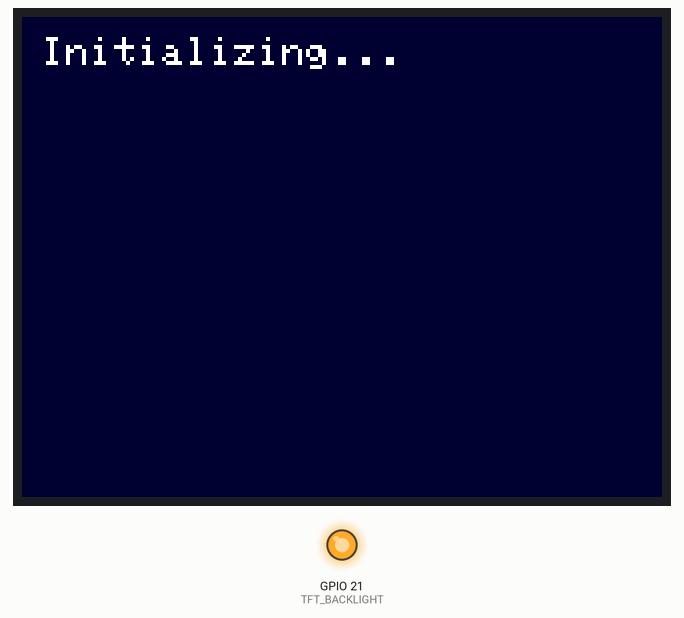
This sketch was run on a simulated ESP32. Parts: 320×240 colour display, output pins drawn as LEDs (lit = HIGH). WiFi joins after 1.5 s; servers stay silent unless stated; the local clock reads 2024-03-15 10:24:30 at power-on unless the sketch sets it; what the sketch prints to the serial monitor is not drawn.

Above: at 1.3 s.
At 2.98 s:
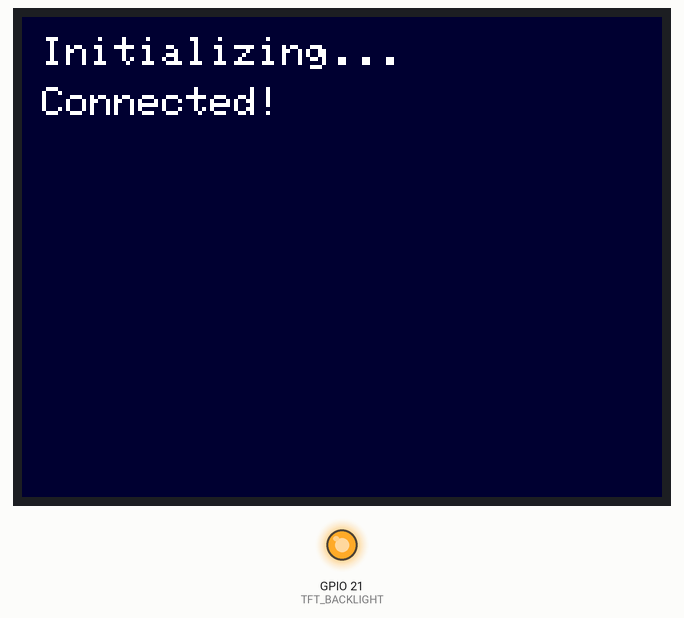

The sketch:

wxaq_cyd.ino
```cpp
/*
 * Wxaq_cyd -- Weather information aggregator built using the ESP32-2432S028R, affectionately
 * known as the "Cheap Yellow Display (CYD) board".
 *

 * Retrieves the latest envirnomental sensor data recorded by my home-built weather station (WX)
 * and Air Quality (AQ) monitoring devices, both of which use Dweet.io to publish their most recent
 * readings.
 *
 * Designed to make it easy to deploy a glanceable weather and air quality monitoring station
 * anywhere there's power and WiFi, without needing any attached sensors.
 *
 * Author: David Bryant (david@disquiry.com)
 */

// Load local configuration information, including hardware connections
#include "config.h"
#include "secrets.h"

#include <WiFi.h>
#include <HTTPClient.h>
#include <ArduinoJson.h>
#include <SPI.h>
#include "time.h"

// Note: the ESP32 has 2 SPI ports, to have ESP32-2432S028R work with the TFT and Touch
// on different SPI ports each needs to be defined and passed to the library
SPIClass hspi = SPIClass(HSPI);
SPIClass vspi = SPIClass(VSPI);

#include "Adafruit_ILI9341.h"
Adafruit_ILI9341 display = Adafruit_ILI9341(&hspi, TFT_DC, TFT_CS, TFT_RST);
// works without SPIClass call, slower
// Adafruit_ILI9341 display = Adafruit_ILI9341(TFT_CS, TFT_DC, TFT_MOSI, TFT_SCLK, TFT_RST, TFT_MISO);
#include <XPT2046_Touchscreen.h>
XPT2046_Touchscreen ts(XPT2046_CS,XPT2046_IRQ);

// Include fonts for display
#include <Fonts/FreeSans9pt7b.h>
#include <Fonts/FreeSans12pt7b.h>
#include <Fonts/FreeSans18pt7b.h>
#include <Fonts/FreeSans24pt7b.h>

typedef struct envData {
  // Weather station data
  float outdoorTempF;
  float indoorTempF;
  float barometer;
  float windgust;
  float rainfall;
  String wxTimestamp;
  uint32_t wxEpochTime;
  bool wxAvailable;

  // AQI Monitor data
  float aqi;
  float vocIndex;
  float humidity;
  float aqTempF;   // Internal monitor temperature
  String aqTimestamp;
  uint32_t aqEpochTime;
  bool aqAvailable;

  String currentTimestamp;
  uint32_t currentEpochTime;  // To aid in checking for delayed data
} envData;
envData sensorData;

void setup() {
  Serial.begin(115200);
  delay(1000);   // Give Serial port time to connect (but works if no USB connection)
  // while (!Serial) {  // Beware: infinite loop if no USB connection at all
  //  delay(10);
  // }

  //  Initialize screen
  pinMode(TFT_BACKLIGHT, OUTPUT);
  digitalWrite(TFT_BACKLIGHT, HIGH);
  display.begin();
  display.setRotation(screenRotation);
  display.setTextWrap(false);
  display.setTextColor(ILI9341_WHITE);
  display.setFont();
  display.setTextSize(2);
  display.fillScreen(SCREEN_BACKGROUND); // Erase screen to background color
  display.setCursor(10,10);
  display.print("Initializing...");


  // Connect to network via WiFi
  Serial.print("Connecting to ");
  Serial.println(WIFI_SSID);

  WiFi.begin(WIFI_SSID, WIFI_PASS);
  while (WiFi.status() != WL_CONNECTED) {
      delay(500);
      Serial.print(".");
  }

  Serial.println("");
  Serial.print("WiFi connected, IP address: ");
  Serial.print(WiFi.localIP());
  Serial.print(", WiFi RSSI: ");
  Serial.println(WiFi.RSSI());

  // Configure time retrieval via NTP server
  configTime(gmtOffset_sec, daylightOffset_sec, ntpServer);

  // Initialize key data storage attributes to indicate we don't yet have data
  sensorData.wxAvailable = false;
  sensorData.aqAvailable = false;
  sensorData.wxEpochTime = sensorData.aqEpochTime = sensorData.currentEpochTime = 0;

  display.setCursor(10,35);
  display.print("Connected!");
  display.setTextSize(1);
}

uint32_t counter = 1;

void loop() {
  // Try getting latest dweet for a test device
  HTTPClient http;
  StaticJsonDocument<400> dweetdoc;
  int httpResponseCode;
  String dweeturl, payload;
  DeserializationError error;

  // Load latest dweets (if available)
  Serial.println("Load latest WX dweet");
  loadWxDweet();
  Serial.println("Load latest AQ dweet");
  loadAqDweet();
  counter++;

  // Retrieve current local time from NTP
  fetchLocalTime();
  Serial.print("Time: "); Serial.print(sensorData.currentEpochTime);
  Serial.print(", WX delay = "); Serial.print(sensorData.currentEpochTime-sensorData.wxEpochTime);
  Serial.print(", AQ delay = "); Serial.println(sensorData.currentEpochTime-sensorData.aqEpochTime);

    // We have all the data & time info, so update the screen
  Serial.println("Update screen");
  updateScreen();

  delay(300000);
}

// This anticipates the day when there are multiple screens to cycle through
void updateScreen()
{
  // Basic listing of sensor data
  // dataScreen();

  // Fancier whole-screen layout
  fancyScreen();
}

// Retrieve the latest Weather Station dweet and extract relevant values therefrom.
// The Dweet URL and payload format are HIGHLY device specific so are hard coded here.
void loadWxDweet()
{
  HTTPClient http;
  StaticJsonDocument<400> dweetdoc;
  int httpResponseCode;
  String payload;
  DeserializationError error;

  // ******************************************************************************
  // Fetch Weather Station (WX) data from Dweet.io. (URL is defined in secrets.h)
  http.begin(WXDWEETURL);
  httpResponseCode = http.GET();
  // Serial.print("HTTP Response code: ");
  // Serial.println(httpResponseCode);

  // If we fetched a dweet, then process it
  if(httpResponseCode == HTTP_CODE_OK) {
    payload = http.getString();
    // Serial.println(payload);

    error = deserializeJson(dweetdoc,payload);
    if(error) {
      Serial.print("WX dweet deserialization failed: ");
      Serial.println(error.f_str());
    }
    else {
      JsonObject wxwith = dweetdoc["with"][0];
      const char* wxts = wxwith["created"];
      sensorData.wxTimestamp = String(wxts);
      JsonObject wxcontent = wxwith["content"];
      JsonArray wxsensors = wxcontent["sensors"];
      sensorData.outdoorTempF = wxsensors[0]["value"];
      sensorData.indoorTempF  = wxsensors[1]["value"];
      sensorData.barometer    = wxsensors[2]["value"];
      sensorData.windgust     = wxsensors[4]["value"];
      sensorData.rainfall     = wxsensors[6]["value"];
      sensorData.wxEpochTime  = parseTimestamp(sensorData.wxTimestamp);

      Serial.print("WX#"); Serial.print(counter); Serial.print(": ");
      Serial.print(sensorData.outdoorTempF,1); Serial.print("F, ");
      Serial.print(sensorData.indoorTempF,1); Serial.print("F, ");
      Serial.print(sensorData.barometer,2);  Serial.print(" in, ");
      Serial.print(sensorData.windgust,1);  Serial.print(" MPH, ");
      Serial.print(sensorData.rainfall,2);   Serial.print(" in");
      Serial.print("  @ ");   Serial.print(sensorData.wxTimestamp);
      Serial.print(" [");  Serial.print(sensorData.wxEpochTime); Serial.println("]");

      sensorData.wxAvailable = true;
    }
  }
  http.end();  // Clean up
}

// Retrieve the latest Air Quality monitor dweet and extract relevant values therefrom.
// The Dweet URL and payload format are HIGHLY device specific so are hard coded here.
void loadAqDweet()
{
  HTTPClient http;
  StaticJsonDocument<400> dweetdoc;
  int httpResponseCode;
  String payload;
  DeserializationError error;

  // ******************************************************************************
  // Fetch AQI monitor from Dweet.io.  (URL is defined in secrets.h)
  http.begin(AQDWEETURL);
  httpResponseCode = http.GET();
  // Serial.print("HTTP Response code: ");
  // Serial.println(httpResponseCode);

  // If we retrieved a dweet, process it
  if(httpResponseCode = HTTP_CODE_OK) {
    payload = http.getString();
    // Serial.println(payload);

    error = deserializeJson(dweetdoc,payload);
    if(error) {
      Serial.print("AQ dweet deserialization failed: ");
      Serial.println(error.f_str());
    }
    else {
      JsonObject withobj = dweetdoc["with"][0];
      const char* aqts = withobj["created"];
      sensorData.aqTimestamp = String(aqts);
      JsonObject contentobj = withobj["content"];
      sensorData.aqTempF  = contentobj["temperature"];
      sensorData.aqi      = contentobj["AQI"];
      sensorData.humidity = contentobj["humidity"];
      sensorData.vocIndex = contentobj["vocIndex"];
      sensorData.aqEpochTime  = parseTimestamp(sensorData.aqTimestamp);


      Serial.print("AQ#"); Serial.print(counter); Serial.print(": ");
      Serial.print(sensorData.aqTempF);  Serial.print(" F, ");
      Serial.print(sensorData.humidity); Serial.print(" %RH, ");
      Serial.print(sensorData.aqi);      Serial.print(" AQI, ");
      Serial.print(sensorData.vocIndex); Serial.print(" VOC");
      Serial.print("  @ ");              Serial.print(sensorData.aqTimestamp);
      Serial.print(" [");  Serial.print(sensorData.aqEpochTime); Serial.println("]");

      sensorData.aqAvailable = true;
    }
  }
  http.end();  // Clean up
}

// Display the data in a simple table, nothing fancy
void dataScreen()
{
  display.fillScreen(SCREEN_BACKGROUND);  // Clear screen to background color

  display.setCursor(10,10);
  display.print("  Outdoors: "); display.print(sensorData.outdoorTempF,1); display.print("F");
  display.setCursor(10,30);
  display.print("   Indoors: "); display.print(sensorData.indoorTempF,1); display.print("F");
  display.setCursor(10,50);
  display.print("  Humidity: "); display.print(sensorData.humidity,1); display.print("%");
  display.setCursor(10,70);
  display.print(" Barometer: "); display.print(sensorData.barometer,2); display.print("in HG");
  display.setCursor(10,90);
  display.print("       AQI: "); display.print(sensorData.aqi,1);
  display.setCursor(10,110);
  display.print(" Wind Gust: "); display.print(sensorData.windgust,1); display.print(" MPH");
  display.setCursor(10,130);
  display.print("Rain today: "); display.print(sensorData.rainfall,2); display.print(" in");
  display.setCursor(10,150);
  display.print(" VOC Index: "); display.print(sensorData.vocIndex,0);

  display.setTextSize(1);
  display.setCursor(0,210);
  display.print(sensorData.wxTimestamp);
  display.setTextSize(2);
}

void fancyScreen()
{
  int ival;
  int16_t x, y, w, h;

  display.fillScreen(SCREEN_BACKGROUND);  // Clear screen to background color

  // Top row of large digits for Outdoor Temperature, Indoor Temperature and AQI
  display.setTextColor(ILI9341_WHITE);
  display.setTextSize(1);
  display.setFont(&FreeSans24pt7b);
  ival = (0.5+sensorData.outdoorTempF);
  if(ival < 100) display.setCursor(25,40);
  else display.setCursor(10,40);
  display.print(ival);
  display.setFont(&FreeSans9pt7b);
  display.print(" F");

  display.setFont(&FreeSans24pt7b);
  ival = (0.5 + sensorData.indoorTempF);
  if(ival < 100) display.setCursor(140,40);
  else display.setCursor(125,40);
  display.print(ival);
  display.setFont(&FreeSans9pt7b);
  display.print(" F");

  // Display AQI as an integer. Adjust position based number of digits it contains
  display.setFont(&FreeSans24pt7b);
  ival = (0.5 + sensorData.aqi);
  if(ival < 10)       display.setCursor(260,40);
  else if(ival < 100) display.setCursor(250,40);
  else                display.setCursor(240,40);
  display.print(ival);

  // Middle row of medium-large digits for Humidity, Barometer, and Wind Gust
  display.setFont(&FreeSans18pt7b);
  display.setCursor(27,120);
  ival = (0.5 + sensorData.humidity);
  display.print(ival);  // Humidity as an (int)
  display.setFont(&FreeSans9pt7b);
  display.print(" %");

  display.setFont(&FreeSans18pt7b);
  display.setCursor(125,120);
  display.print(sensorData.barometer,2);
  // Adjust Wind Gust value position based on number of digits
  if(sensorData.windgust < 10) display.setCursor(250,120);
  else                         display.setCursor(240,120);
  display.print(sensorData.windgust,1);

  // Third row of medium-large digits for Rainfall (today) and VOC Index
  display.setCursor(17,195);
  // Show two decimal digits of rain if < 10 inches
  if(sensorData.rainfall < 10) display.print(sensorData.rainfall,2);
  else display.print(sensorData.rainfall,1);
  // Adjust VOC Index value position based on number of digits
  int vocii = 0.5 + sensorData.vocIndex;
  if(vocii < 10)       display.setCursor(160,195);
  else if(vocii < 100) display.setCursor(150,195);
  else                 display.setCursor(140,195);
  display.print(sensorData.vocIndex,0);

  // Now all the labels
  display.setFont(&FreeSans9pt7b);
  display.setTextColor(ILI9341_DARKGREY);
  display.setCursor(18,62);
  display.print("Outdoor");
  display.setCursor(140,62);
  display.print("Indoor");
  display.setCursor(255,62);
  display.print("AQI");

  display.setCursor(12,142);
  display.print("Humidity");
  display.setCursor(135,142);
  display.print("Pressure");
  display.setCursor(250,142);
  display.print("Wind")
  ;

  display.setCursor(35,217);
  display.print("Rain");
  display.setCursor(145,217);
  display.print("VOC-I");

  display.setFont();
  display.setTextSize(1);
  display.setCursor(190,230);
  display.print(sensorData.currentTimestamp);
  display.setTextColor(ILI9341_WHITE);

  // Check for delays in WX and/or AQ data reporting.  If either's dweet is older
  // than 30 minutes give an indication on screen so the user can investigate
  if((sensorData.currentEpochTime - sensorData.wxEpochTime) > dataDelayAlert_sec) {
    // WX data delayed!
    display.setFont(&FreeSans9pt7b);
    display.setTextColor(ILI9341_RED);
    display.setCursor(250,185);
    display.print("WX*");
    display.setTextColor(ILI9341_WHITE);

  }
  if((sensorData.currentEpochTime - sensorData.aqEpochTime) > dataDelayAlert_sec) {
    // AQ data delayed!
    display.setFont(&FreeSans9pt7b);
    display.setTextColor(ILI9341_RED);
    display.setCursor(250,205);
    display.print("AQ*");
    display.setTextColor(ILI9341_WHITE);
  }
}

// Parse an ISO8601 timestamp and return UNIX epoch time (seconds since 1/1/1970)
uint32_t parseTimestamp(String tstamp)
{
  uint16_t year, month, day, hour, minute;
  struct tm ts_tm;

  // ISO8601 timestamp looks like: 2024-11-19T21:07:53.510Z"
  sscanf(tstamp.c_str(),"%d-%d-%dT%d:%d",&year,&month,&day,&hour,&minute);

  uint32_t utime;
  utime = epochTime(year,month,day,hour,minute);

  /* Debugging...
  Serial.print(year);  Serial.print(",");
  Serial.print(month); Serial.print(",");
  Serial.print(day);   Serial.print(",");
  Serial.print(hour);  Serial.print(",");
  Serial.print(minute); Serial.print(" : ");
  Serial.println(utime);
  */

  return(utime);
}

void fetchLocalTime(){
  struct tm tnow;
  char cstr[80];

  if(!getLocalTime(&tnow)){
    Serial.println("Failed to obtain time");
    sensorData.currentEpochTime = 0;
    return;
  }
  sensorData.currentEpochTime = epochTime(tnow.tm_year+1900,tnow.tm_mon+1,tnow.tm_mday,tnow.tm_hour,tnow.tm_min);

  strftime(cstr,80,"%a %b %d %H:%M GMT",&tnow);
  sensorData.currentTimestamp = String(cstr);
  // Serial.println(sensorData.currentTimestamp);
}

//                 J  F  M  A  M   J   J   A   S  O    N   D
uint16_t doty[] = {0,31,59,90,120,151,181,212,243,273,304,334};
uint32_t epochTime(uint16_t year, uint16_t month, uint16_t day, uint16_t hour, uint16_t minute)
{
  uint32_t utime;
  uint16_t ldays;

  utime = (year - 1970)*365*24*60*60;
  utime += (doty[(month-1)] + (day-1))*24*60*60;
  ldays = (year - 1969)/4;   // Account for leap years since epoch
  if( ((year%4)==0) && (month > 2) ) ldays++;   // Add leap day for current year?
  utime += ldays*24*60*60;
  utime += ((hour*60)+minute)*60;
  return(utime);
}
```

secrets_template.h
```cpp
/*
 * secrets_template.h -- Confidential settings for the CYD Weather Aggregator (wxaq_cyd),
 * typically WiFi SSID and password but perhaps also location details (e.g., latitude
 * and longitude), device identifiers, or API keys.
 *
 * Copy this file to secrets.h and adjust settings for your devices and installation
 *
 * Author: David Bryant (david@disquiry.com)
 */

#define WIFI_SSID "YOUR-WIFI-SSID"
#define WIFI_PASS "YOUR-WIFI-PASSWORD"

#define WXDWEETURL "http://dweet.io/get/latest/dweet/for/your-weather-station"
#define AQDWEETURL "http://dweet.io/get/latest/dweet/for/your-aqi-monitor"
```

config.h
```cpp
/*
 * config.h -- Configuration settings for the CYD Weather Aggregator (wxaq_cyd)
 *
 * Author: David Bryant (david@disquiry.com)
 */

// Display cofniguration
// Screen background color. ILI9341_BLACK is a simple option but can specify
// any value in RGB565 color space
#define SCREEN_BACKGROUND 0x0006
const uint8_t screenRotation = 3; // rotation 3 orients 0,0 next to USB connector

// NTP settings, for handling timestamps and time skew.  Should be set to
// GMT given device data timestamps are all in GMT (Zulu)
const char* ntpServer = "pool.ntp.org";
const long gmtOffset_sec = 0;
const int  daylightOffset_sec = 3600;

// How old do latest dweeted values have to be before displaying
// warning indicators on the display (red WX* and AQ* in the lower right
// corner of the display)?  Measured in seconds
const int dataDelayAlert_sec = 1800;

// CYD specific i2c pin configuration used in Wire.begin()
#define CYD_SDA 22
#define CYD_SCL 27

// CYD Touchscreen hardware connections
#define XPT2046_IRQ 36
#define XPT2046_MOSI 32
#define XPT2046_MISO 39
#define XPT2046_CLK 25
#define XPT2046_CS 33

// CYD display (TFT) pinout
#define TFT_BACKLIGHT 21
#define TFT_CS 15
#define TFT_DC 2
#define TFT_MISO 12
#define TFT_MOSI 13
#define TFT_SCLK 14
#define TFT_RST -1
```

Measured:
- what the display in image 0 shows lasts 1.5 s, from 1.2 s to 2.7 s
- what the display in image 1 shows lasts 0.5 s, from 2.7 s to 3.2 s
